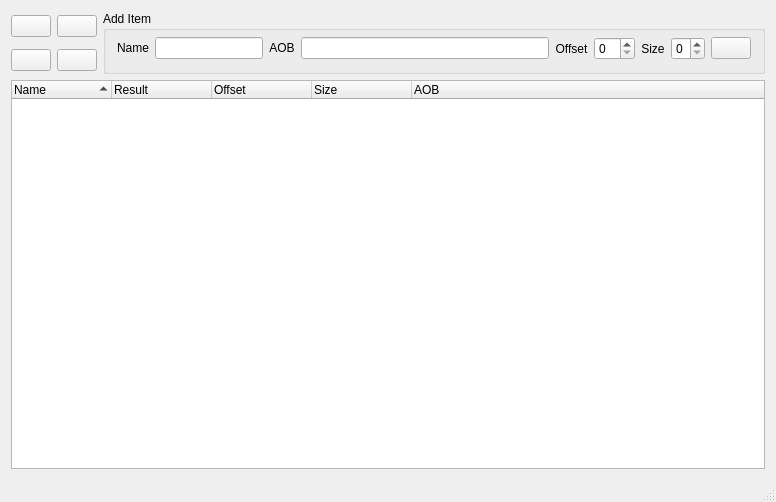
<?xml version="1.0" encoding="UTF-8"?>
<ui version="4.0">
 <class>CAddressFinder</class>
 <widget class="QMainWindow" name="CAddressFinder">
  <property name="geometry">
   <rect>
    <x>0</x>
    <y>0</y>
    <width>776</width>
    <height>502</height>
   </rect>
  </property>
  <property name="windowTitle">
   <string>Address Finder</string>
  </property>
  <property name="windowIcon">
   <iconset resource="addressfinder.qrc">
    <normaloff>:/AddressFinder/Resources/search.png</normaloff>:/AddressFinder/Resources/search.png</iconset>
  </property>
  <widget class="QWidget" name="centralWidget">
   <layout class="QGridLayout" name="gridLayout">
    <item row="0" column="2" rowspan="2" colspan="2">
     <widget class="QGroupBox" name="groupBox">
      <property name="title">
       <string>Add Item</string>
      </property>
      <layout class="QGridLayout" name="gridLayout_2">
       <property name="topMargin">
        <number>6</number>
       </property>
       <item row="0" column="0">
        <widget class="QWidget" name="widget" native="true">
         <layout class="QGridLayout" name="gridLayout_4">
          <property name="margin">
           <number>0</number>
          </property>
          <item row="0" column="4">
           <widget class="QLineEdit" name="leAOB"/>
          </item>
          <item row="0" column="0">
           <widget class="QLabel" name="label">
            <property name="text">
             <string>Name</string>
            </property>
            <property name="alignment">
             <set>Qt::AlignCenter</set>
            </property>
           </widget>
          </item>
          <item row="0" column="1">
           <widget class="QLineEdit" name="leAddressName">
            <property name="sizePolicy">
             <sizepolicy hsizetype="Fixed" vsizetype="Fixed">
              <horstretch>0</horstretch>
              <verstretch>0</verstretch>
             </sizepolicy>
            </property>
           </widget>
          </item>
          <item row="0" column="2">
           <widget class="QLabel" name="label_5">
            <property name="text">
             <string>AOB</string>
            </property>
            <property name="alignment">
             <set>Qt::AlignCenter</set>
            </property>
           </widget>
          </item>
         </layout>
        </widget>
       </item>
       <item row="0" column="4">
        <widget class="QLabel" name="label_4">
         <property name="text">
          <string>Size</string>
         </property>
         <property name="alignment">
          <set>Qt::AlignCenter</set>
         </property>
        </widget>
       </item>
       <item row="0" column="5">
        <widget class="QSpinBox" name="sbSize">
         <property name="maximum">
          <number>4</number>
         </property>
        </widget>
       </item>
       <item row="0" column="2">
        <widget class="QLabel" name="label_3">
         <property name="text">
          <string>Offset</string>
         </property>
         <property name="alignment">
          <set>Qt::AlignCenter</set>
         </property>
        </widget>
       </item>
       <item row="0" column="3">
        <widget class="QSpinBox" name="sbOffset">
         <property name="maximum">
          <number>10</number>
         </property>
        </widget>
       </item>
       <item row="0" column="6">
        <widget class="QPushButton" name="pbAddItem">
         <property name="toolTip">
          <string>Add</string>
         </property>
         <property name="text">
          <string/>
         </property>
         <property name="icon">
          <iconset resource="addressfinder.qrc">
           <normaloff>:/AddressFinder/Resources/Create.png</normaloff>:/AddressFinder/Resources/Create.png</iconset>
         </property>
        </widget>
       </item>
      </layout>
     </widget>
    </item>
    <item row="0" column="0">
     <widget class="QPushButton" name="pbAttach">
      <property name="sizePolicy">
       <sizepolicy hsizetype="Fixed" vsizetype="Fixed">
        <horstretch>0</horstretch>
        <verstretch>0</verstretch>
       </sizepolicy>
      </property>
      <property name="toolTip">
       <string>Attach</string>
      </property>
      <property name="text">
       <string/>
      </property>
      <property name="icon">
       <iconset resource="addressfinder.qrc">
        <normaloff>:/AddressFinder/Resources/Computer 16x16.png</normaloff>:/AddressFinder/Resources/Computer 16x16.png</iconset>
      </property>
     </widget>
    </item>
    <item row="0" column="1">
     <widget class="QPushButton" name="pbScan">
      <property name="sizePolicy">
       <sizepolicy hsizetype="Fixed" vsizetype="Fixed">
        <horstretch>0</horstretch>
        <verstretch>0</verstretch>
       </sizepolicy>
      </property>
      <property name="toolTip">
       <string>Scan</string>
      </property>
      <property name="text">
       <string/>
      </property>
      <property name="icon">
       <iconset resource="addressfinder.qrc">
        <normaloff>:/AddressFinder/Resources/Find.png</normaloff>:/AddressFinder/Resources/Find.png</iconset>
      </property>
     </widget>
    </item>
    <item row="1" column="0">
     <widget class="QPushButton" name="pbSaveList">
      <property name="sizePolicy">
       <sizepolicy hsizetype="Fixed" vsizetype="Fixed">
        <horstretch>0</horstretch>
        <verstretch>0</verstretch>
       </sizepolicy>
      </property>
      <property name="toolTip">
       <string>Save</string>
      </property>
      <property name="text">
       <string/>
      </property>
      <property name="icon">
       <iconset resource="addressfinder.qrc">
        <normaloff>:/AddressFinder/Resources/Save.png</normaloff>:/AddressFinder/Resources/Save.png</iconset>
      </property>
     </widget>
    </item>
    <item row="1" column="1">
     <widget class="QPushButton" name="pbOpenList">
      <property name="sizePolicy">
       <sizepolicy hsizetype="Fixed" vsizetype="Fixed">
        <horstretch>0</horstretch>
        <verstretch>0</verstretch>
       </sizepolicy>
      </property>
      <property name="toolTip">
       <string>Open</string>
      </property>
      <property name="text">
       <string/>
      </property>
      <property name="icon">
       <iconset resource="addressfinder.qrc">
        <normaloff>:/AddressFinder/Resources/Folder.png</normaloff>:/AddressFinder/Resources/Folder.png</iconset>
      </property>
     </widget>
    </item>
    <item row="2" column="0" colspan="4">
     <widget class="QTreeWidget" name="twAddressFinder">
      <property name="contextMenuPolicy">
       <enum>Qt::ActionsContextMenu</enum>
      </property>
      <property name="alternatingRowColors">
       <bool>true</bool>
      </property>
      <property name="indentation">
       <number>0</number>
      </property>
      <property name="uniformRowHeights">
       <bool>true</bool>
      </property>
      <property name="sortingEnabled">
       <bool>true</bool>
      </property>
      <column>
       <property name="text">
        <string>Name</string>
       </property>
      </column>
      <column>
       <property name="text">
        <string>Result</string>
       </property>
      </column>
      <column>
       <property name="text">
        <string>Offset</string>
       </property>
      </column>
      <column>
       <property name="text">
        <string>Size</string>
       </property>
      </column>
      <column>
       <property name="text">
        <string>AOB</string>
       </property>
      </column>
     </widget>
    </item>
   </layout>
  </widget>
  <widget class="QStatusBar" name="statusBar">
   <property name="styleSheet">
    <string notr="true">QStatusBar::item {border: none;}</string>
   </property>
  </widget>
  <action name="actionDeleteSelectedItem">
   <property name="icon">
    <iconset resource="addressfinder.qrc">
     <normaloff>:/AddressFinder/Resources/Delete.png</normaloff>:/AddressFinder/Resources/Delete.png</iconset>
   </property>
   <property name="text">
    <string>Delete</string>
   </property>
  </action>
  <action name="actionCopyAddressNameSelectedItem">
   <property name="icon">
    <iconset resource="addressfinder.qrc">
     <normaloff>:/AddressFinder/Resources/Clipboard.png</normaloff>:/AddressFinder/Resources/Clipboard.png</iconset>
   </property>
   <property name="text">
    <string>Copy Name</string>
   </property>
  </action>
  <action name="actionCopyResultSelectedItem">
   <property name="icon">
    <iconset resource="addressfinder.qrc">
     <normaloff>:/AddressFinder/Resources/Clipboard.png</normaloff>:/AddressFinder/Resources/Clipboard.png</iconset>
   </property>
   <property name="text">
    <string>Copy Result</string>
   </property>
  </action>
  <action name="actionCopyAOBSelectedItem">
   <property name="icon">
    <iconset resource="addressfinder.qrc">
     <normaloff>:/AddressFinder/Resources/Clipboard.png</normaloff>:/AddressFinder/Resources/Clipboard.png</iconset>
   </property>
   <property name="text">
    <string>Copy AOB</string>
   </property>
  </action>
  <action name="actionClearSelectedItem">
   <property name="icon">
    <iconset resource="addressfinder.qrc">
     <normaloff>:/AddressFinder/Resources/Delete.png</normaloff>:/AddressFinder/Resources/Delete.png</iconset>
   </property>
   <property name="text">
    <string>Clear All</string>
   </property>
  </action>
 </widget>
 <layoutdefault spacing="6" margin="11"/>
 <resources>
  <include location="addressfinder.qrc"/>
 </resources>
 <connections>
  <connection>
   <sender>pbAttach</sender>
   <signal>clicked()</signal>
   <receiver>CAddressFinder</receiver>
   <slot>QPushButton_Clicked()</slot>
   <hints>
    <hint type="sourcelabel">
     <x>36</x>
     <y>29</y>
    </hint>
    <hint type="destinationlabel">
     <x>0</x>
     <y>0</y>
    </hint>
   </hints>
  </connection>
  <connection>
   <sender>pbScan</sender>
   <signal>clicked()</signal>
   <receiver>CAddressFinder</receiver>
   <slot>QPushButton_Clicked()</slot>
   <hints>
    <hint type="sourcelabel">
     <x>70</x>
     <y>32</y>
    </hint>
    <hint type="destinationlabel">
     <x>25</x>
     <y>0</y>
    </hint>
   </hints>
  </connection>
  <connection>
   <sender>pbSaveList</sender>
   <signal>clicked()</signal>
   <receiver>CAddressFinder</receiver>
   <slot>QPushButton_Clicked()</slot>
   <hints>
    <hint type="sourcelabel">
     <x>36</x>
     <y>62</y>
    </hint>
    <hint type="destinationlabel">
     <x>23</x>
     <y>0</y>
    </hint>
   </hints>
  </connection>
  <connection>
   <sender>pbOpenList</sender>
   <signal>clicked()</signal>
   <receiver>CAddressFinder</receiver>
   <slot>QPushButton_Clicked()</slot>
   <hints>
    <hint type="sourcelabel">
     <x>70</x>
     <y>62</y>
    </hint>
    <hint type="destinationlabel">
     <x>0</x>
     <y>0</y>
    </hint>
   </hints>
  </connection>
  <connection>
   <sender>pbAddItem</sender>
   <signal>clicked()</signal>
   <receiver>CAddressFinder</receiver>
   <slot>QPushButton_Clicked()</slot>
   <hints>
    <hint type="sourcelabel">
     <x>756</x>
     <y>52</y>
    </hint>
    <hint type="destinationlabel">
     <x>265</x>
     <y>492</y>
    </hint>
   </hints>
  </connection>
  <connection>
   <sender>actionClearSelectedItem</sender>
   <signal>triggered()</signal>
   <receiver>CAddressFinder</receiver>
   <slot>QAction_Triggered()</slot>
   <hints>
    <hint type="sourcelabel">
     <x>-1</x>
     <y>-1</y>
    </hint>
    <hint type="destinationlabel">
     <x>353</x>
     <y>244</y>
    </hint>
   </hints>
  </connection>
  <connection>
   <sender>actionCopyAOBSelectedItem</sender>
   <signal>triggered()</signal>
   <receiver>CAddressFinder</receiver>
   <slot>QAction_Triggered()</slot>
   <hints>
    <hint type="sourcelabel">
     <x>-1</x>
     <y>-1</y>
    </hint>
    <hint type="destinationlabel">
     <x>353</x>
     <y>244</y>
    </hint>
   </hints>
  </connection>
  <connection>
   <sender>actionCopyAddressNameSelectedItem</sender>
   <signal>triggered()</signal>
   <receiver>CAddressFinder</receiver>
   <slot>QAction_Triggered()</slot>
   <hints>
    <hint type="sourcelabel">
     <x>-1</x>
     <y>-1</y>
    </hint>
    <hint type="destinationlabel">
     <x>353</x>
     <y>244</y>
    </hint>
   </hints>
  </connection>
  <connection>
   <sender>actionDeleteSelectedItem</sender>
   <signal>triggered()</signal>
   <receiver>CAddressFinder</receiver>
   <slot>QAction_Triggered()</slot>
   <hints>
    <hint type="sourcelabel">
     <x>-1</x>
     <y>-1</y>
    </hint>
    <hint type="destinationlabel">
     <x>353</x>
     <y>244</y>
    </hint>
   </hints>
  </connection>
  <connection>
   <sender>actionCopyResultSelectedItem</sender>
   <signal>triggered()</signal>
   <receiver>CAddressFinder</receiver>
   <slot>QAction_Triggered()</slot>
   <hints>
    <hint type="sourcelabel">
     <x>-1</x>
     <y>-1</y>
    </hint>
    <hint type="destinationlabel">
     <x>353</x>
     <y>244</y>
    </hint>
   </hints>
  </connection>
 </connections>
 <slots>
  <slot>QPushButton_Clicked()</slot>
  <slot>QAction_Triggered()</slot>
 </slots>
</ui>
